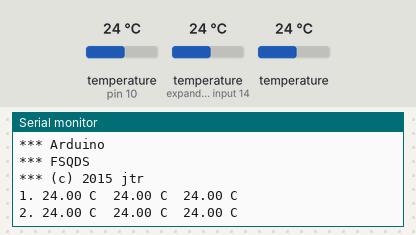
This sketch was run on a simulated Arduino Uno, built with avr-gcc and run on an emulated ATmega328P. Shown: the last lines printed to the serial monitor. The inputs (shaded band) are chosen by the test bench; at power-on: temperature (sensors on pin 10, expander input 14) 24 °C, temperature 24 °C.

Above: at 11.2 s.
11.3 s: temperature (sensor on pin 10) set to 12 °C
At 21.4 s:
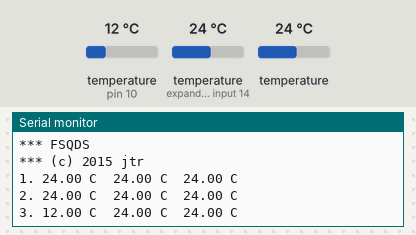
21.6 s: temperature (sensor on expander input 14) set to 12 °C
At 31.6 s:
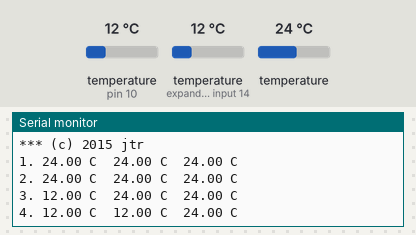
31.9 s: temperature (sensor 210) set to 12 °C
At 41.5 s:
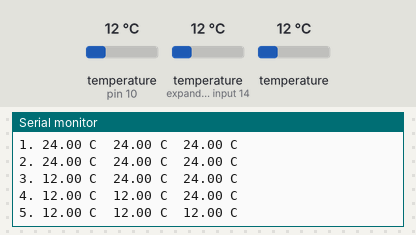
42.2 s: temperature (sensor on pin 10) set to 19 °C
At 52.2 s:
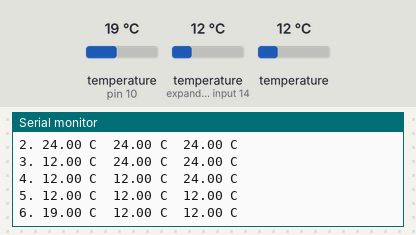
52.5 s: temperature (sensor on expander input 14) set to 19 °C
At 62.5 s:
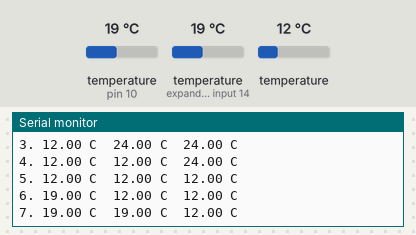
62.8 s: temperature (sensor 210) set to 19 °C
At 72.6 s:
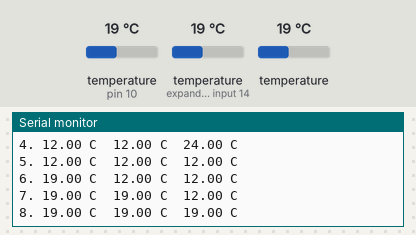
Timing chart, 0 to 74.1 s (numbered marks = the images above; inputs shaded):
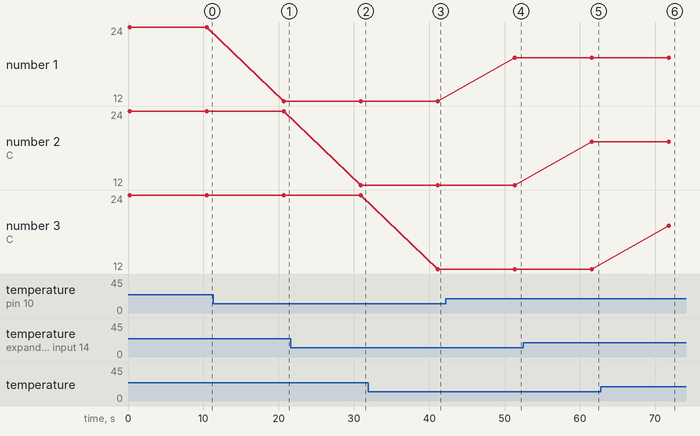

The sketch:

FSQDS.ino
```cpp
/*
 * FSQDS
 * (c) 2016 jtr
 * ???
 */

#include <OneWire.h>
#include <DallasTemperature.h>

#define ONE_WIRE_BUS 10

OneWire oneWire(ONE_WIRE_BUS);

DallasTemperature sensors(&oneWire);

DeviceAddress Thermometer1 = { 0x28, 0x46, 0xFE, 0x87, 0x06, 0x00, 0x00, 0x53 };
DeviceAddress Thermometer2 = { 0x28, 0x20, 0xCB, 0x87, 0x06, 0x00, 0x00, 0x74 };
DeviceAddress Thermometer3 = { 0x28, 0x3A, 0x69, 0x88, 0x06, 0x00, 0x00, 0xCA };

#define RESET_COUNTER 10000
#define DELAY_SECOND  1000

void(* resetFunc) (void) = 0;

int counter = 0;

void setup(void)
{
  Serial.begin(9600);
  Serial.println("*** Arduino");
  Serial.println("*** FSQDS");
  Serial.println("*** (c) 2015 jtr");
  Serial.println("");

  sensors.begin();

  sensors.setResolution(Thermometer1, 10);
  sensors.setResolution(Thermometer2, 10);
  sensors.setResolution(Thermometer3, 10);
}

float getTemperature(DeviceAddress deviceAddress)
{
  float tempC = sensors.getTempC(deviceAddress);
  if (tempC == -127.00)
    Serial.print("Error getting temperature");
  return (tempC);
}

void loop(void)
{
  float t1, t2, t3;

  sensors.requestTemperatures();

  t1 = getTemperature(Thermometer1);
  t2 = getTemperature(Thermometer2);
  t3 = getTemperature(Thermometer3);

  Serial.println(String(++counter) + ". " + String(t1)+ " C  " + String(t2)+" C  " + String(t3)+" C");

  for (int n = 1; n <= 1; ++n)
    delay(10 * DELAY_SECOND);

  if (counter == RESET_COUNTER) {
    reboot();
  }
}

void reboot()
{
  Serial.println("Rebooting....");
  delay(DELAY_SECOND);
  resetFunc();
}

void discoverOneWireDevices(void) {
  byte i;
  byte present = 0;
  byte data[12];
  byte addr[8];

  Serial.println("Looking for 1-Wire devices...");
  while (oneWire.search(addr)) {
    Serial.println();
    Serial.println("Found 1-Wire device with address:");
    for (i = 0; i < 8; i++) {
      Serial.print("0x");
      if (addr[i] < 16) {
        Serial.print('0');
      }
      Serial.print(addr[i], HEX);
      if (i < 7) {
        Serial.print(", ");
      }
    }
    if (OneWire::crc8( addr, 7) != addr[7]) {
        Serial.println("\nCRC is not valid!");
        return;
    }
  }
  Serial.println();
  Serial.println("That's it.");
  Serial.println();

  oneWire.reset_search();
  return;
}
```

Measured:
- after the input at 11.3 s, the serial monitor: prints a new line after 9.4 s (image 1)
- after the input at 21.6 s, the serial monitor: prints a new line after 9.3 s (image 2)
- after the input at 31.9 s, the serial monitor: prints a new line after 9.3 s (image 3)
- after the input at 42.2 s, the serial monitor: prints a new line after 9.2 s (image 4)
- after the input at 52.5 s, the serial monitor: prints a new line after 9.1 s (image 5)
- after the input at 62.8 s, the serial monitor: prints a new line after 9.0 s (image 6)
- plotted number 1: 24 → 12 after the input at 11.3 s, 12 → 19 after the input at 42.2 s
